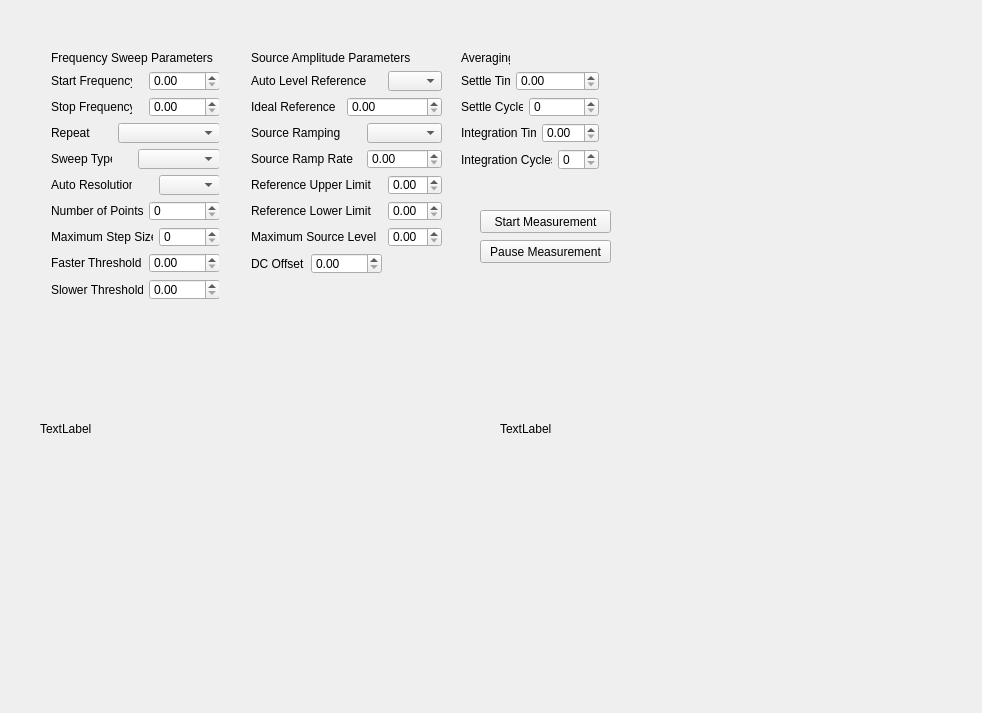
<?xml version="1.0" encoding="UTF-8"?>
<ui version="4.0">
 <class>Form</class>
 <widget class="QWidget" name="Form">
  <property name="geometry">
   <rect>
    <x>0</x>
    <y>0</y>
    <width>982</width>
    <height>713</height>
   </rect>
  </property>
  <property name="windowTitle">
   <string>Form</string>
  </property>
  <widget class="QWidget" name="layoutWidget">
   <property name="geometry">
    <rect>
     <x>51</x>
     <y>51</y>
     <width>168</width>
     <height>249</height>
    </rect>
   </property>
   <layout class="QGridLayout" name="gridLayout">
    <item row="0" column="0" colspan="5">
     <widget class="QLabel" name="label_11">
      <property name="text">
       <string>Frequency Sweep Parameters</string>
      </property>
     </widget>
    </item>
    <item row="1" column="0" colspan="2">
     <widget class="QLabel" name="label_2">
      <property name="text">
       <string>Start Frequency</string>
      </property>
      <property name="buddy">
       <cstring>startFrequencySb</cstring>
      </property>
     </widget>
    </item>
    <item row="1" column="3" colspan="2">
     <widget class="QDoubleSpinBox" name="startFrequencySb"/>
    </item>
    <item row="2" column="0" colspan="2">
     <widget class="QLabel" name="label_3">
      <property name="text">
       <string>Stop Frequency</string>
      </property>
     </widget>
    </item>
    <item row="2" column="3" colspan="2">
     <widget class="QDoubleSpinBox" name="stopFrequencySb"/>
    </item>
    <item row="3" column="0">
     <widget class="QLabel" name="label_4">
      <property name="text">
       <string>Repeat</string>
      </property>
     </widget>
    </item>
    <item row="3" column="1" colspan="4">
     <widget class="EnumComboBox" name="repeatCombo"/>
    </item>
    <item row="4" column="0">
     <widget class="QLabel" name="label_5">
      <property name="text">
       <string>Sweep Type</string>
      </property>
     </widget>
    </item>
    <item row="4" column="2" colspan="3">
     <widget class="EnumComboBox" name="typeCombo"/>
    </item>
    <item row="5" column="0" colspan="2">
     <widget class="QLabel" name="label_6">
      <property name="text">
       <string>Auto Resolution</string>
      </property>
     </widget>
    </item>
    <item row="5" column="4">
     <widget class="EnumComboBox" name="autoResolutionCombo"/>
    </item>
    <item row="6" column="0" colspan="3">
     <widget class="QLabel" name="label_7">
      <property name="text">
       <string>Number of Points</string>
      </property>
     </widget>
    </item>
    <item row="6" column="3" colspan="2">
     <widget class="QSpinBox" name="numberOfPointsSb"/>
    </item>
    <item row="7" column="0" colspan="4">
     <widget class="QLabel" name="label_8">
      <property name="text">
       <string>Maximum Step Size</string>
      </property>
     </widget>
    </item>
    <item row="7" column="4">
     <widget class="QSpinBox" name="maximumStepSizeSb"/>
    </item>
    <item row="8" column="0" colspan="3">
     <widget class="QLabel" name="label_9">
      <property name="text">
       <string>Faster Threshold</string>
      </property>
     </widget>
    </item>
    <item row="8" column="3" colspan="2">
     <widget class="QDoubleSpinBox" name="fasterThresholdSb"/>
    </item>
    <item row="9" column="0" colspan="3">
     <widget class="QLabel" name="label_10">
      <property name="text">
       <string>Slower Threshold</string>
      </property>
     </widget>
    </item>
    <item row="9" column="3" colspan="2">
     <widget class="QDoubleSpinBox" name="slowerThresholdSb"/>
    </item>
   </layout>
  </widget>
  <widget class="QWidget" name="layoutWidget">
   <property name="geometry">
    <rect>
     <x>40</x>
     <y>350</y>
     <width>402</width>
     <height>321</height>
    </rect>
   </property>
   <layout class="QVBoxLayout" name="verticalLayout_2">
    <item>
     <widget class="QLabel" name="label_26">
      <property name="text">
       <string>TextLabel</string>
      </property>
     </widget>
    </item>
    <item>
     <widget class="MatplotlibWidget" name="mplwidget"/>
    </item>
   </layout>
  </widget>
  <widget class="QWidget" name="layoutWidget_2">
   <property name="geometry">
    <rect>
     <x>500</x>
     <y>350</y>
     <width>402</width>
     <height>321</height>
    </rect>
   </property>
   <layout class="QVBoxLayout" name="verticalLayout_5">
    <item>
     <widget class="QLabel" name="label_27">
      <property name="text">
       <string>TextLabel</string>
      </property>
     </widget>
    </item>
    <item>
     <widget class="MatplotlibWidget" name="mplwidget_2"/>
    </item>
   </layout>
  </widget>
  <widget class="QPushButton" name="startPb">
   <property name="geometry">
    <rect>
     <x>480</x>
     <y>210</y>
     <width>131</width>
     <height>23</height>
    </rect>
   </property>
   <property name="text">
    <string>Start Measurement</string>
   </property>
  </widget>
  <widget class="QPushButton" name="pausePb">
   <property name="geometry">
    <rect>
     <x>480</x>
     <y>240</y>
     <width>131</width>
     <height>23</height>
    </rect>
   </property>
   <property name="text">
    <string>Pause Measurement</string>
   </property>
  </widget>
  <widget class="QWidget" name="">
   <property name="geometry">
    <rect>
     <x>251</x>
     <y>51</y>
     <width>191</width>
     <height>223</height>
    </rect>
   </property>
   <layout class="QGridLayout" name="gridLayout_2">
    <item row="0" column="0" colspan="5">
     <widget class="QLabel" name="label_12">
      <property name="text">
       <string>Source Amplitude Parameters</string>
      </property>
     </widget>
    </item>
    <item row="1" column="0" colspan="4">
     <widget class="QLabel" name="label_13">
      <property name="text">
       <string>Auto Level Reference</string>
      </property>
     </widget>
    </item>
    <item row="1" column="4">
     <widget class="EnumComboBox" name="autoLvlReferCombo"/>
    </item>
    <item row="2" column="0" colspan="2">
     <widget class="QLabel" name="label_14">
      <property name="text">
       <string>Ideal Reference</string>
      </property>
     </widget>
    </item>
    <item row="2" column="2" colspan="3">
     <widget class="QDoubleSpinBox" name="idealReferSb"/>
    </item>
    <item row="3" column="0" colspan="2">
     <widget class="QLabel" name="label_15">
      <property name="text">
       <string>Source Ramping</string>
      </property>
     </widget>
    </item>
    <item row="3" column="3" colspan="2">
     <widget class="EnumComboBox" name="sourceRampCombo"/>
    </item>
    <item row="4" column="0" colspan="3">
     <widget class="QLabel" name="label_16">
      <property name="text">
       <string>Source Ramp Rate</string>
      </property>
     </widget>
    </item>
    <item row="4" column="3" colspan="2">
     <widget class="QDoubleSpinBox" name="sourceRampRateSb"/>
    </item>
    <item row="5" column="0" colspan="4">
     <widget class="QLabel" name="label_17">
      <property name="text">
       <string>Reference Upper Limit</string>
      </property>
     </widget>
    </item>
    <item row="5" column="4">
     <widget class="QDoubleSpinBox" name="referUpperLimitSb"/>
    </item>
    <item row="6" column="0" colspan="4">
     <widget class="QLabel" name="label_18">
      <property name="text">
       <string>Reference Lower Limit</string>
      </property>
     </widget>
    </item>
    <item row="6" column="4">
     <widget class="QDoubleSpinBox" name="referLowerLimitSb"/>
    </item>
    <item row="7" column="0" colspan="4">
     <widget class="QLabel" name="label_19">
      <property name="text">
       <string>Maximum Source Level</string>
      </property>
     </widget>
    </item>
    <item row="7" column="4">
     <widget class="QDoubleSpinBox" name="maxSourceLvlSp"/>
    </item>
    <item row="8" column="0">
     <widget class="QLabel" name="label_20">
      <property name="text">
       <string>DC Offset</string>
      </property>
     </widget>
    </item>
    <item row="8" column="1" colspan="3">
     <widget class="QDoubleSpinBox" name="offsetSb"/>
    </item>
   </layout>
  </widget>
  <widget class="QWidget" name="">
   <property name="geometry">
    <rect>
     <x>461</x>
     <y>51</y>
     <width>138</width>
     <height>119</height>
    </rect>
   </property>
   <layout class="QGridLayout" name="gridLayout_3">
    <item row="0" column="0">
     <widget class="QLabel" name="label_21">
      <property name="text">
       <string>Averaging</string>
      </property>
     </widget>
    </item>
    <item row="1" column="0">
     <widget class="QLabel" name="label_22">
      <property name="text">
       <string>Settle Time</string>
      </property>
     </widget>
    </item>
    <item row="1" column="1" colspan="4">
     <widget class="QDoubleSpinBox" name="settleTimeSb"/>
    </item>
    <item row="2" column="0" colspan="2">
     <widget class="QLabel" name="label_23">
      <property name="text">
       <string>Settle Cycles</string>
      </property>
     </widget>
    </item>
    <item row="2" column="2" colspan="3">
     <widget class="QSpinBox" name="settleCycleSb"/>
    </item>
    <item row="3" column="0" colspan="3">
     <widget class="QLabel" name="label_24">
      <property name="text">
       <string>Integration Time</string>
      </property>
     </widget>
    </item>
    <item row="3" column="3" colspan="2">
     <widget class="QDoubleSpinBox" name="integrationTimeSb"/>
    </item>
    <item row="4" column="0" colspan="4">
     <widget class="QLabel" name="label_25">
      <property name="text">
       <string>Integration Cycles</string>
      </property>
     </widget>
    </item>
    <item row="4" column="4">
     <widget class="QSpinBox" name="integrationCyclesSb"/>
    </item>
   </layout>
  </widget>
 </widget>
 <customwidgets>
  <customwidget>
   <class>MatplotlibWidget</class>
   <extends>QWidget</extends>
   <header>matplotlibwidget</header>
  </customwidget>
  <customwidget>
   <class>EnumComboBox</class>
   <extends>QComboBox</extends>
   <header>SilentWidgets</header>
  </customwidget>
 </customwidgets>
 <resources/>
 <connections/>
</ui>
